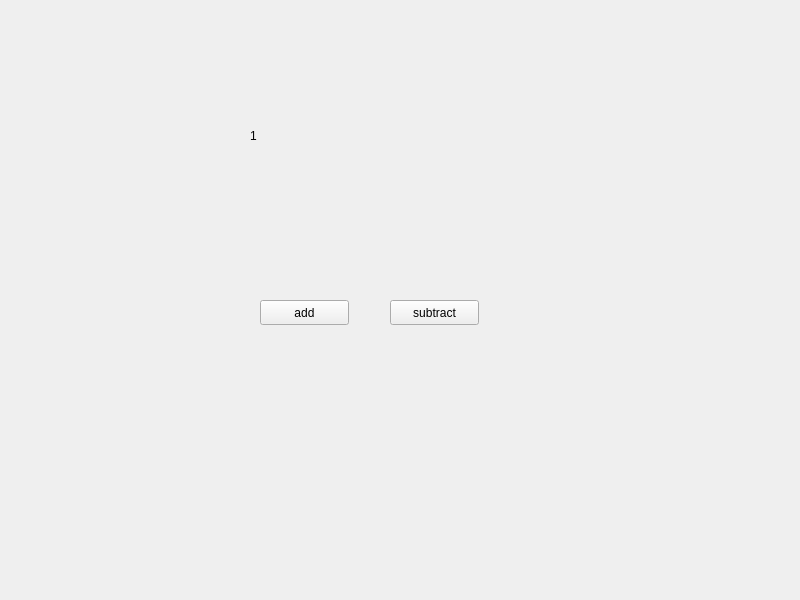
<?xml version="1.0" encoding="UTF-8"?>
<ui version="4.0">
 <class>window</class>
 <widget class="QMainWindow" name="window">
  <property name="geometry">
   <rect>
    <x>0</x>
    <y>0</y>
    <width>800</width>
    <height>600</height>
   </rect>
  </property>
  <property name="windowTitle">
   <string>MainWindow</string>
  </property>
  <widget class="QWidget" name="centralwidget">
   <widget class="QPushButton" name="add">
    <property name="geometry">
     <rect>
      <x>260</x>
      <y>300</y>
      <width>89</width>
      <height>25</height>
     </rect>
    </property>
    <property name="text">
     <string>add</string>
    </property>
   </widget>
   <widget class="QPushButton" name="subtract">
    <property name="geometry">
     <rect>
      <x>390</x>
      <y>300</y>
      <width>89</width>
      <height>25</height>
     </rect>
    </property>
    <property name="text">
     <string>subtract</string>
    </property>
   </widget>
   <widget class="QLabel" name="ticket">
    <property name="geometry">
     <rect>
      <x>250</x>
      <y>40</y>
      <width>261</width>
      <height>191</height>
     </rect>
    </property>
    <property name="text">
     <string>1</string>
    </property>
   </widget>
  </widget>
 </widget>
 <resources/>
 <connections/>
</ui>
